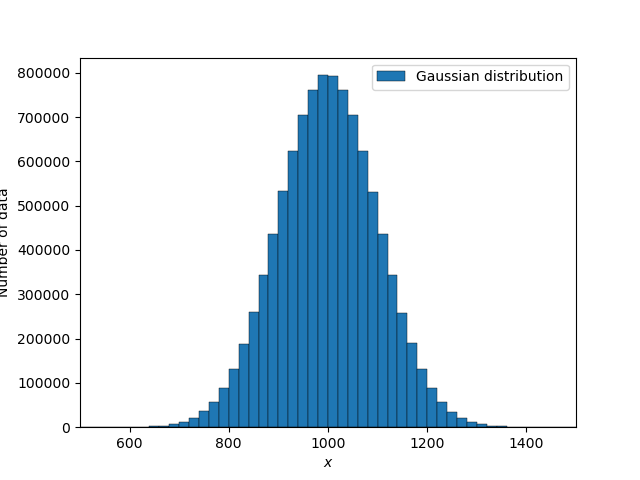

Write Python code to recreate this figure.
#!/usr/pkg/bin/python3.9

# importing numpy module
import numpy

# importing matplotlib module
import matplotlib.figure
import matplotlib.backends.backend_agg
import matplotlib.dates

# output image file
file_output = 'ai202209_s04_26.png'

# parameters for random number generation
mean   = 1000.0
stddev = 100.0
n      = 10**7

# parameters for histogram
bin_min   = 500.0
bin_max   = 1500.0
bin_width = 20.0
bin_n     = int ((bin_max - bin_min) / bin_width) + 1

# generating random numbers
rng  = numpy.random.default_rng ()
dist = rng.normal (loc=mean, scale=stddev, size=n)

# initialisation of numpy arrays for histogram
bins = numpy.linspace (bin_min, bin_max, bin_n)

# making a fig object
fig = matplotlib.figure.Figure ()

# making a canvas object
canvas = matplotlib.backends.backend_agg.FigureCanvasAgg (fig)

# making an axes object
ax = fig.add_subplot (111)

# labels
ax.set_xlabel ('$x$')
ax.set_ylabel ('Number of data')

# axis settings
ax.set_xlim (bin_min, bin_max)

# plotting data
ax.hist (dist, bins=bins, histtype='bar', \
         edgecolor='black', linewidth=0.3, align='mid', \
         label='Gaussian distribution')

# legend
ax.legend ()

# saving the figure to a file
fig.savefig (file_output)
